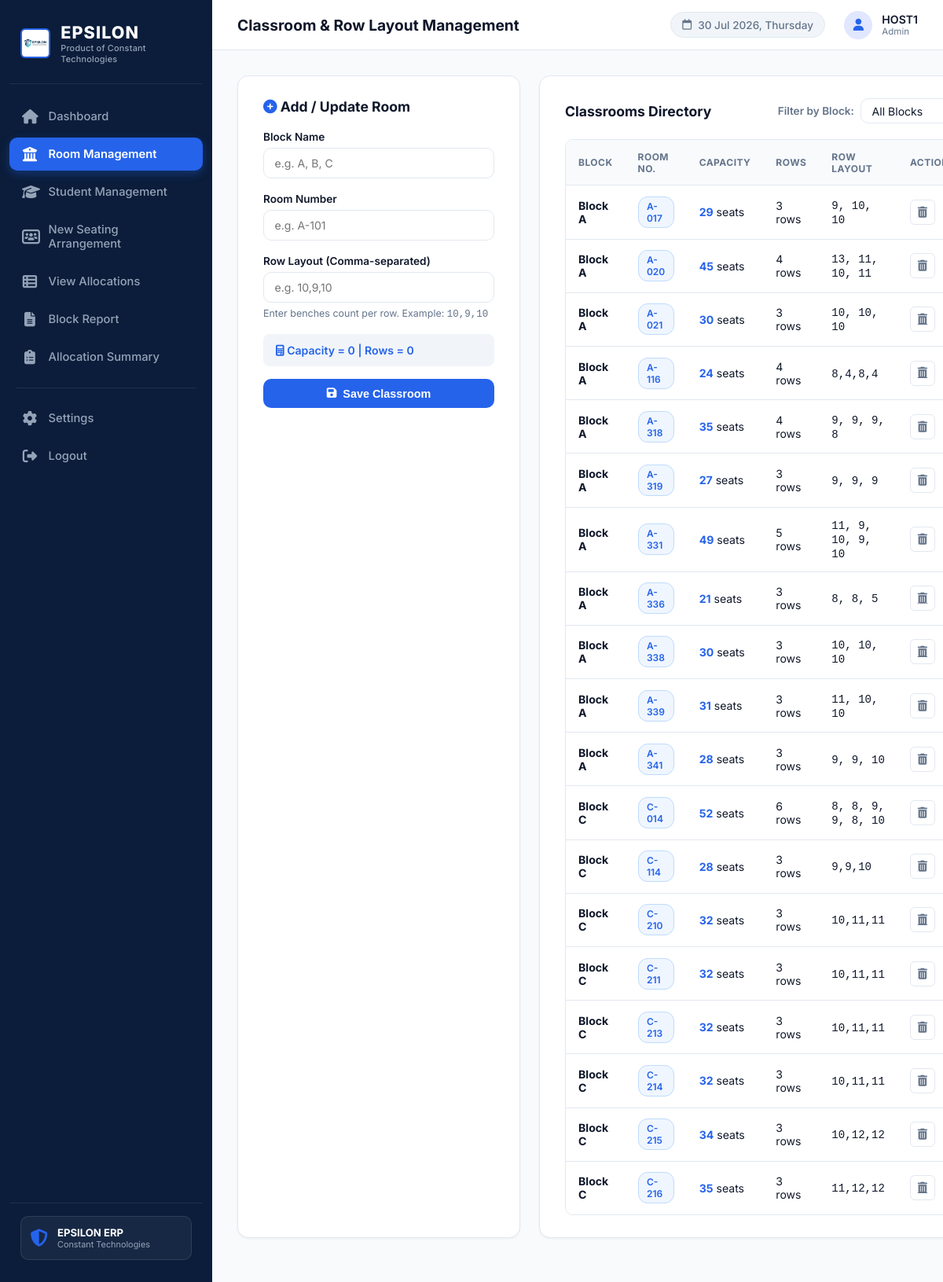
Screenshot of /room_management (signed in) with the database file from the repository.
### tables this page shows
CREATE TABLE classrooms (
    id                 INTEGER PRIMARY KEY AUTOINCREMENT,
    block              TEXT NOT NULL,
    room_no            TEXT UNIQUE NOT NULL,
    default_capacity   INTEGER NOT NULL,
    default_rows       INTEGER NOT NULL,
    default_row_layout TEXT NOT NULL,
    created_at         TEXT NOT NULL DEFAULT (datetime('now', 'localtime'))
);

### app.py (the view)
@app.route("/room_management")
@login_required
def room_management():
    selected_block = request.args.get("block", "").strip()
    blocks = get_blocks()
    if selected_block:
        rooms = get_rooms_by_block(selected_block)
    else:
        rooms = get_all_rooms()
    return render_template(
        "room_management.html",
        active_page="room_management",
        rooms=rooms,
        blocks=blocks,
        selected_block=selected_block
    )

### app.py (called while the page is built)
@app.context_processor
def inject_global_data():
    now = datetime.now()
    date_str = now.strftime("%d %b %Y, %A")
    default_exam_date = (now + timedelta(days=1)).strftime("%Y-%m-%d")
    return dict(current_date=date_str, default_exam_date=default_exam_date)

def login_required(f):
    from functools import wraps
    @wraps(f)
    def decorated_function(*args, **kwargs):
        if "user_id" not in session:
            flash("Please sign in to access the system.", "danger")
            return redirect(url_for("login"))
        return f(*args, **kwargs)
    return decorated_function

### database/db.py (called while the page is built)
def get_db():
    conn = sqlite3.connect(DB_PATH, check_same_thread=False)
    conn.row_factory = sqlite3.Row
    conn.execute("PRAGMA foreign_keys = ON")
    return conn

### modules/room_manager.py (called while the page is built)
def get_all_rooms():
    db = get_db()
    rooms = db.execute("SELECT * FROM classrooms ORDER BY block, room_no").fetchall()
    db.close()
    return [dict(r) for r in rooms]

def get_blocks():
    db = get_db()
    blocks = db.execute("SELECT DISTINCT block FROM classrooms ORDER BY block").fetchall()
    db.close()
    return [b["block"] for b in blocks]

### templates/room_management.html (shortened to what this page needs)
{% extends "base.html" %}
{% block page_heading %}Classroom & Row Layout Management{% endblock %}
{% block content %}
<div style="display: grid; grid-template-columns: 360px 1fr; gap: 1.5rem;">
  <div class="card">
    <h3 style="font-size: 1.1rem; font-weight: 700; margin-bottom: 1.25rem;">
      <i class="fa-solid fa-plus-circle" style="color: var(--primary);"></i> Add / Update Room
    </h3>
    <form action="{{ url_for('save_room') }}" method="POST">
      <div class="form-group">
        <label for="block">Block Name</label>
        <input type="text" id="block" name="block" class="form-control" placeholder="e.g. A, B, C" required>
      </div>
      <div class="form-group">
        <label for="room_no">Room Number</label>
        <input type="text" id="room_no" name="room_no" class="form-control" placeholder="e.g. A-101" required>
      </div>
      <div class="form-group">
        <label for="row_layout">Row Layout (Comma-separated)</label>
        <input type="text" id="row_layout" name="row_layout" class="form-control" placeholder="e.g. 10,9,10" required>
        <span class="form-hint">Enter benches count per row. Example: <code>10,9,10</code></span>
      </div>
      <div style="background-color: #f1f5f9; padding: 0.75rem 1rem; border-radius: 8px; margin: 1rem 0; font-size: 0.88rem; font-weight: 600; color: var(--primary);">
        <i class="fa-solid fa-calculator"></i> <span id="layout_calc_preview">Capacity = 0 | Rows = 0</span>
      </div>
      <button type="submit" class="btn btn-primary" style="width: 100%;">
        <i class="fa-solid fa-floppy-disk"></i> Save Classroom
      </button>
    </form>
  </div>
  <div class="card">
    <div style="display: flex; align-items: center; justify-content: space-between; margin-bottom: 1.25rem;">
      <h3 style="font-size: 1.1rem; font-weight: 700;">Classrooms Directory</h3>
      <div style="display: flex; align-items: center; gap: 0.5rem;">
        <label style="font-size: 0.85rem; font-weight: 600; color: var(--text-muted);">Filter by Block:</label>
        <select onchange="location = this.value;" class="form-select" style="width: 130px; padding: 0.35rem 0.6rem;">
          <option value="{{ url_for('room_management') }}">All Blocks</option>
        </select>
      </div>
    </div>
    <div class="table-responsive">
      <table class="table">
        <thead>
          <tr>
            <th>Block</th>
            <th>Room No.</th>
            <th>Capacity</th>
            <th>Rows</th>
            <th>Row Layout</th>
            <th>Action</th>
          </tr>
        </thead>
        <tbody>
          {% if rooms %}
            {% for r in rooms %}
              <tr>
                <td><strong>Block {{ r.block }}</strong></td>
                <td><span class="badge badge-primary">{{ r.room_no }}</span></td>
                <td><strong style="color: var(--primary);">{{ r.default_capacity }}</strong> seats</td>
                <td>{{ r.default_rows }} rows</td>
                <td><code>{{ r.default_row_layout }}</code></td>
                <td>
                  <a href="{{ url_for('delete_room_route', room_no=r.room_no) }}" class="btn-icon danger" title="Delete Room" onclick="return confirm('Are you sure you want to delete Room {{ r.room_no }}?');">
                    <i class="fa-solid fa-trash-can"></i>
                  </a>
                </td>
              </tr>
            {% endfor %}
          {% else %}
            <tr>
              <td colspan="6" style="text-align: center; color: var(--text-muted); padding: 2rem;">
                No classrooms found. Add your first room using the form.
              </td>
            </tr>
          {% endif %}
        </tbody>
      </table>
    </div>
  </div>
</div>
{% endblock %}

### templates/base.html (shortened to what this page needs)
<!DOCTYPE html>
<html lang="en">
<head>
  <link rel="stylesheet" href="https://cdnjs.cloudflare.com/ajax/libs/font-awesome/6.4.0/css/all.min.css">
  <link rel="stylesheet" href="{{ url_for('static', filename='css/style.css') }}">
  <link rel="stylesheet" href="{{ url_for('static', filename='css/dashboard.css') }}">
  <link rel="stylesheet" href="{{ url_for('static', filename='css/forms.css') }}">
  <link rel="stylesheet" href="{{ url_for('static', filename='css/tables.css') }}">
</head>
<body>
  <div class="app-container">
    <aside class="sidebar">
      <div>
        <div class="sidebar-header">
          <img src="{{ url_for('static', filename='images/logo.png') }}" alt="EPSILON Logo" class="sidebar-logo" onerror="this.src='https://via.placeholder.com/38/2563eb/ffffff?text=E'">
          <div class="brand-info">
            <span class="brand-title">EPSILON</span>
            <span class="brand-subtitle">Product of Constant Technologies</span>
          </div>
        </div>
        <nav class="nav-menu">
          <a href="{{ url_for('dashboard') }}" class="nav-item {% if active_page == 'dashboard' %}active{% endif %}">
            <i class="fa-solid fa-house"></i>
            <span>Dashboard</span>
          </a>
          <a href="{{ url_for('room_management') }}" class="nav-item {% if active_page == 'room_management' %}active{% endif %}">
            <i class="fa-solid fa-building-columns"></i>
            <span>Room Management</span>
          </a>
          <a href="{{ url_for('student_management') }}" class="nav-item {% if active_page == 'student_management' %}active{% endif %}">
            <i class="fa-solid fa-graduation-cap"></i>
            <span>Student Management</span>
          </a>
          <a href="{{ url_for('new_seating') }}" class="nav-item {% if active_page == 'new_seating' %}active{% endif %}">
            <i class="fa-solid fa-users-rectangle"></i>
            <span>New Seating Arrangement</span>
          </a>
          <a href="{{ url_for('view_allocations') }}" class="nav-item {% if active_page == 'view_allocations' %}active{% endif %}">
            <i class="fa-solid fa-table-list"></i>
            <span>View Allocations</span>
          </a>
          <a href="{{ url_for('block_report') }}" class="nav-item {% if active_page == 'block_report' %}active{% endif %}">
            <i class="fa-solid fa-file-lines"></i>
            <span>Block Report</span>
          </a>
          <a href="{{ url_for('allocation_summary') }}" class="nav-item {% if active_page == 'allocation_summary' %}active{% endif %}">
            <i class="fa-solid fa-clipboard-list"></i>
            <span>Allocation Summary</span>
          </a>
          <div class="nav-divider"></div>
          <a href="{{ url_for('settings') }}" class="nav-item {% if active_page == 'settings' %}active{% endif %}">
            <i class="fa-solid fa-gear"></i>
            <span>Settings</span>
          </a>
          <a href="{{ url_for('logout') }}" class="nav-item">
            <i class="fa-solid fa-right-from-bracket"></i>
            <span>Logout</span>
          </a>
        </nav>
      </div>
      <div class="sidebar-footer">
        <div class="product-badge">
          <i class="fa-solid fa-shield-halved"></i>
          <div class="product-text">
            <strong>EPSILON ERP</strong>
            <span>Constant Technologies</span>
          </div>
        </div>
      </div>
    </aside>
    <div class="main-wrapper">
      <header class="top-header">
        <div class="header-title-area">
          <h2>{% block page_heading %}Dashboard{% endblock %}</h2>
        </div>
        <div class="header-right">
          <div class="date-badge">
            <i class="fa-regular fa-calendar"></i>
            <span id="current_date_display">{{ current_date }}</span>
          </div>
          <div class="user-profile">
            <div class="avatar"><i class="fa-solid fa-user"></i></div>
            <div class="user-info">
              <span class="user-name">{{ session.get('username', 'HOST1') }}</span>
              <span class="user-role">{{ session.get('role', 'Admin') }}</span>
            </div>
          </div>
        </div>
      </header>
      <main class="content-body">
        <div class="page-container">
          {% block content %}{% endblock %}
        </div>
      </main>
    </div>
  </div>
</body>
</html>

### static/css/forms.css (style rules this page uses)
.form-group { margin-bottom: 1.15rem; display: flex; flex-direction: column; gap: 0.4rem; }
.form-group label { font-size: 0.85rem; font-weight: 600; color: var(--text-main); }
.form-control, .form-select, select, input[type="text"], input[type="number"], input[type="password"], textarea { width: 100%; max-width: 100%; padding: 0.6rem 0.85rem; font-size: 0.88rem; font-family: inherit; border: 1px solid var(--border-color); border-radius: var(--radius-md); background-color: #ffffff; color: var(--text-main); transition: all 0.2s ease; }
.form-hint { font-size: 0.78rem; color: var(--text-muted); }

### static/css/tables.css (style rules this page uses)
.table-responsive { width: 100%; overflow-x: auto; border-radius: var(--radius-md); border: 1px solid var(--border-color); }
.table { width: 100%; border-collapse: collapse; text-align: left; font-size: 0.88rem; background-color: #ffffff; }
.table th { background-color: #f8fafc; color: var(--text-muted); font-weight: 700; padding: 0.85rem 1rem; border-bottom: 1px solid var(--border-color); text-transform: uppercase; font-size: 0.75rem; letter-spacing: 0.04em; }
.table td { padding: 0.85rem 1rem; border-bottom: 1px solid var(--border-color); color: var(--text-main); vertical-align: middle; }
.table tbody tr:last-child td { border-bottom: none; }
.badge { display: inline-block; padding: 0.25rem 0.65rem; font-size: 0.75rem; font-weight: 600; border-radius: 12px; }
.badge-primary { background-color: #eff6ff; color: #2563eb; border: 1px solid #bfdbfe; }
.btn-icon { width: 32px; height: 32px; border-radius: var(--radius-sm); display: inline-flex; align-items: center; justify-content: center; border: 1px solid var(--border-color); background: #ffffff; color: var(--text-muted); cursor: pointer; transition: all 0.2s ease; }

### rows the page displays
classrooms: block "A", room_no "A-017", default_capacity "29", default_rows "3", default_row_layout "9, 10, 10"
classrooms: block "A", room_no "A-020", default_capacity "45", default_rows "4", default_row_layout "13, 11, 10, 11"
classrooms: block "A", room_no "A-021", default_capacity "30", default_rows "3", default_row_layout "10, 10, 10"
classrooms: block "A", room_no "A-116", default_capacity "24", default_rows "4", default_row_layout "8,4,8,4"
classrooms: block "A", room_no "A-318", default_capacity "35", default_rows "4", default_row_layout "9, 9, 9, 8"
classrooms: block "A", room_no "A-319", default_capacity "27", default_rows "3", default_row_layout "9, 9, 9"
classrooms: block "A", room_no "A-331", default_capacity "49", default_rows "5", default_row_layout "11, 9, 10, 9, 10"
classrooms: block "A", room_no "A-336", default_capacity "21", default_rows "3", default_row_layout "8, 8, 5"
classrooms: block "A", room_no "A-338", default_capacity "30", default_rows "3", default_row_layout "10, 10, 10"
classrooms: block "A", room_no "A-339", default_capacity "31", default_rows "3", default_row_layout "11, 10, 10"
classrooms: block "A", room_no "A-341", default_capacity "28", default_rows "3", default_row_layout "9, 9, 10"
classrooms: block "C", room_no "C-014", default_capacity "52", default_rows "6", default_row_layout "8, 8, 9, 9, 8, 10"
classrooms: block "C", room_no "C-114", default_capacity "28", default_rows "3", default_row_layout "9,9,10"
classrooms: block "C", room_no "C-210", default_capacity "32", default_rows "3", default_row_layout "10,11,11"
classrooms: block "C", room_no "C-211", default_capacity "32", default_rows "3", default_row_layout "10,11,11"
classrooms: block "C", room_no "C-213", default_capacity "32", default_rows "3", default_row_layout "10,11,11"
classrooms: block "C", room_no "C-214", default_capacity "32", default_rows "3", default_row_layout "10,11,11"
classrooms: block "C", room_no "C-215", default_capacity "34", default_rows "3", default_row_layout "10,12,12"
classrooms: block "C", room_no "C-216", default_capacity "35", default_rows "3", default_row_layout "11,12,12"

### other values shown
{{ session.get('username', 'HOST1') }} "HOST1"
{{ session.get('role', 'Admin') }} "Admin"
